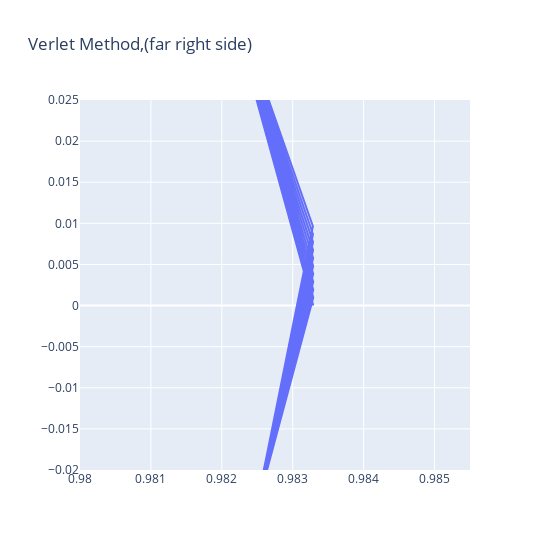

The notebook cell this image was saved under:
### Markdown cell above
Official Observations of Aphelion, Perihelion are 1.0167103 AU, 0.9832899 AU  
Verlet algorithm leads to a good approximation given intitial conditions at perihelion  
The eccentricity is small but visible in the graph with aphelion to the left

### Code cell
fig = go.Figure(data=[go.Scatter(x=xpos, y=ypos)],layout=go.Layout(
        title=go.layout.Title(text="Verlet Method,(far right side)"),
        width=550,height=550))
fig.update_xaxes(range=[.98, .9855])
fig.update_yaxes(range=[-.02,.025])
fig.show()

### Figure 1 — Plotly figure (JSON) as saved in the notebook; plotly's stock layout.template omitted (floating-point values rounded to 4 significant figures; data arrays with more than 128 entries replaced by an {"elided": "..."} marker saying what was removed)
{"data": [{"type": "scatter", "x": {"elided": "1002 float values"}, "y": {"elided": "1002 float values"}}], "layout": {"height": 550, "title": {"text": "Verlet Method,(far right side)"}, "width": 550, "xaxis": {"range": [0.98, 0.9855]}, "yaxis": {"range": [-0.02, 0.025]}}}
